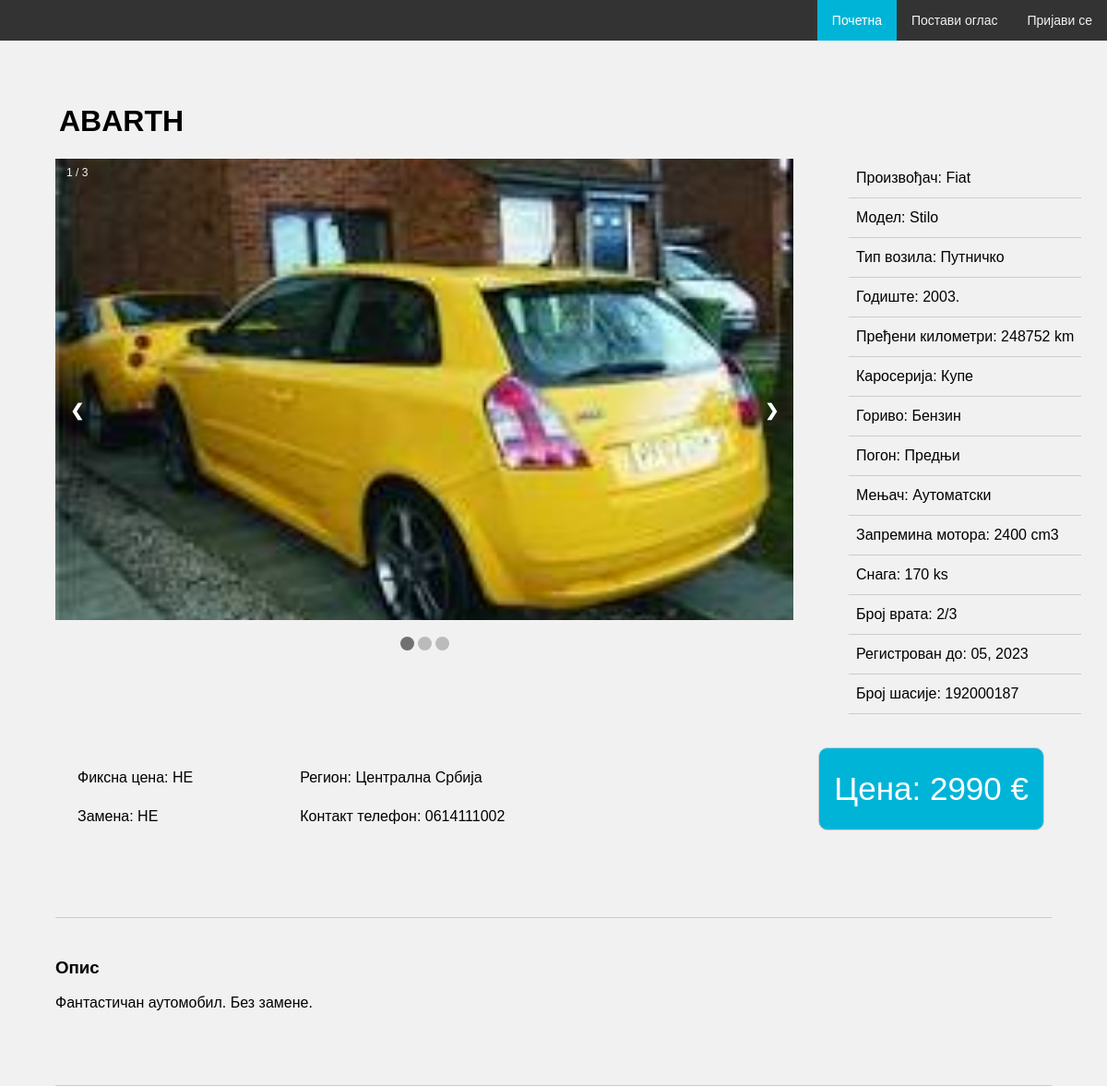
The page /oglas.php?broj=312236159 on the database its author committed.
### tables this page shows
CREATE TABLE IF NOT EXISTS `oglas` (
  `broj_oglasa` int(11) NOT NULL,
  `naslov` varchar(255) DEFAULT NULL,
  `id_korisnika` int(11) NOT NULL,
  `vin_automobila` int(11) NOT NULL,
  `cena` double NOT NULL,
  `cena_fix` tinyint(1) DEFAULT NULL,
  `zamena` tinyint(1) DEFAULT NULL,
  `status_oglasa` tinyint(1) NOT NULL,
  `slike` text DEFAULT NULL,
  `opis` text DEFAULT NULL,
  `datum` varchar(55) DEFAULT NULL,
  PRIMARY KEY (`broj_oglasa`),
  KEY `vin_automobila` (`vin_automobila`),
  KEY `id_korisnika` (`id_korisnika`)
);

CREATE TABLE IF NOT EXISTS `marka` (
  `id_marke` int(11) NOT NULL,
  `naziv` varchar(25) NOT NULL,
  PRIMARY KEY (`id_marke`)
);

CREATE TABLE IF NOT EXISTS `model` (
  `id_model` int(11) NOT NULL AUTO_INCREMENT,
  `id_marka` int(11) NOT NULL,
  `naziv` varchar(25) NOT NULL,
  PRIMARY KEY (`id_model`),
  KEY `id_marka` (`id_marka`)
);

CREATE TABLE IF NOT EXISTS `tip_vozila` (
  `id_tipa_vozila` int(11) NOT NULL,
  `naziv` varchar(35) NOT NULL,
  PRIMARY KEY (`id_tipa_vozila`)
);

CREATE TABLE IF NOT EXISTS `automobil` (
  `VIN` int(11) NOT NULL,
  `id_marke` int(11) NOT NULL,
  `id_modela` int(11) NOT NULL,
  `id_tip_vozila` int(11) NOT NULL,
  `godina_proizvodnje` year(4) NOT NULL,
  `kilometraza` int(11) NOT NULL,
  `id_pogona` int(11) NOT NULL,
  `id_menjaca` int(11) NOT NULL,
  `id_karoserije` int(11) NOT NULL,
  `id_goriva` int(11) NOT NULL,
  `zapremina` int(11) NOT NULL,
  `snaga` varchar(30) NOT NULL,
  `id_broja_vrata` int(11) NOT NULL,
  `registrovan_do` varchar(35) DEFAULT NULL,
  PRIMARY KEY (`VIN`),
  KEY `id_marke` (`id_marke`),
  KEY `id_modela` (`id_modela`),
  KEY `id_tip_vozila` (`id_tip_vozila`),
  KEY `id_pogona` (`id_pogona`),
  KEY `id_menjaca` (`id_menjaca`),
  KEY `id_karoserije` (`id_karoserije`),
  KEY `id_goriva` (`id_goriva`),
  KEY `id_broja_vrata` (`id_broja_vrata`)
);

CREATE TABLE IF NOT EXISTS `karoserija` (
  `id_karoserije` int(11) NOT NULL,
  `naziv` varchar(25) NOT NULL,
  PRIMARY KEY (`id_karoserije`)
);

CREATE TABLE IF NOT EXISTS `gorivo` (
  `id_goriva` int(11) NOT NULL,
  `naziv` varchar(25) NOT NULL,
  PRIMARY KEY (`id_goriva`)
);

CREATE TABLE IF NOT EXISTS `pogon` (
  `id_pogona` int(11) NOT NULL,
  `naziv` varchar(25) NOT NULL,
  PRIMARY KEY (`id_pogona`)
);

CREATE TABLE IF NOT EXISTS `menjac` (
  `id_menjaca` int(11) NOT NULL,
  `naziv` varchar(25) NOT NULL,
  PRIMARY KEY (`id_menjaca`)
);

CREATE TABLE IF NOT EXISTS `broj_vrata` (
  `id_broja_vrata` int(11) NOT NULL,
  `broj` varchar(15) NOT NULL,
  PRIMARY KEY (`id_broja_vrata`)
);

CREATE TABLE IF NOT EXISTS `korisnik` (
  `id_korisnika` int(11) NOT NULL AUTO_INCREMENT,
  `ime` varchar(15) NOT NULL,
  `prezime` varchar(25) NOT NULL,
  `id_tipa_korisnika` int(11) NOT NULL,
  `email` varchar(300) NOT NULL,
  `username` varchar(25) NOT NULL,
  `sifra` varchar(25) NOT NULL,
  `kontaktTelefon` varchar(20) NOT NULL,
  `region` varchar(20) NOT NULL,
  PRIMARY KEY (`id_korisnika`),
  KEY `id_tipa_korisnika` (`id_tipa_korisnika`)
);

### oglas.php (the view, shortened to what this page needs)
<?php
if(isset($_GET["broj"])){
    $broj_oglasa=$_GET["broj"];
}
$conn = OpenCon();
$conn->query("SET NAMES 'utf8'");
$sql = "SELECT * FROM ((oglas join automobil on oglas.vin_automobila = automobil.VIN) join korisnik on korisnik.id_korisnika = oglas.id_korisnika) where oglas.broj_oglasa = $broj_oglasa";
$result = $conn->query($sql);
if ($result->num_rows > 0) {
    while($red = $result->fetch_assoc()) {
    $naslov          = $red['naslov'];
    $marka           = $red['id_marke'];
    $sql = "SELECT naziv FROM marka WHERE id_marke = $marka"; $miniresult = $conn->query($sql); $minired = $miniresult->fetch_assoc();
    $marka = $minired["naziv"];
    $model           = $red['id_modela'];
    $sql = "SELECT naziv FROM model WHERE id_model = $model"; $miniresult = $conn->query($sql); $minired = $miniresult->fetch_assoc();
    $model = $minired["naziv"];
    $godiste         = $red['godina_proizvodnje'];
    $karoserija      = $red['id_karoserije'];
    $sql = "SELECT naziv FROM karoserija WHERE id_karoserije = $karoserija"; $miniresult = $conn->query($sql); $minired = $miniresult->fetch_assoc();
    $karoserija = $minired["naziv"];
    $tip             = $red['id_tip_vozila'];
    $sql = "SELECT naziv FROM tip_vozila WHERE id_tipa_vozila = $tip"; $miniresult = $conn->query($sql); $minired = $miniresult->fetch_assoc();
    $tip = $minired["naziv"];
    $gorivo          = $red['id_goriva'];
    $sql = "SELECT naziv FROM gorivo WHERE id_goriva = $gorivo"; $miniresult = $conn->query($sql); $minired = $miniresult->fetch_assoc();
    $gorivo = $minired["naziv"];
    $kubikaza        = $red['zapremina'];
    $snaga           = $red['snaga'];
    $km              = $red['kilometraza'];
    $registrovan     = $red['registrovan_do'];
    $vrata           = $red['id_broja_vrata'];
    $sql = "SELECT broj FROM broj_vrata WHERE id_broja_vrata = $vrata"; $miniresult = $conn->query($sql); $minired = $miniresult->fetch_assoc();
    $vrata = $minired["broj"];
    $menjac          = $red['id_menjaca'];
    $sql = "SELECT naziv FROM menjac WHERE id_menjaca = $menjac"; $miniresult = $conn->query($sql); $minired = $miniresult->fetch_assoc();
    $menjac = $minired["naziv"];
    $pogon           = $red['id_pogona'];
    $sql = "SELECT naziv FROM pogon WHERE id_pogona = $pogon"; $miniresult = $conn->query($sql); $minired = $miniresult->fetch_assoc();
    $pogon = $minired["naziv"];
    $cena            = $red['cena'];
    $zamena          = $red['zamena'];
    $fiks            = $red['cena_fix'];
    $sasija          = $red['VIN'];
    $kontakt         = $red['kontaktTelefon'];
    $region          = $red['region'];
    $opis          = $red['opis'];
    $slike           = explode(";",$red['slike']);
    }
}
?>
<!DOCTYPE html>
<html>
<head>
<link rel="stylesheet" href="style/style.css">
<link rel="stylesheet" href="style/oglas.css">
</head>
<body>
<div class="topnav">
            <?php if($_SESSION['potvrdjenpristup'] == true)
            {
               echo'<a href="login.php?o=1">Одјави се</a>';
               if($_SESSION['id_tipa_korisnika']==1){
                echo'<a href="odobravanjeOglasa.php">Одобри огласе</a>';
                echo'<a href="kontrolnatabla.php">Контролна табла</a>';
               }
            }else{
                echo'<a href="login.php">Пријави се</a>';
            }
            ?>
            <a href="unosOglasa.php">Постави оглас</a>
            <a class="active" href="index.php">Почетна</a>
        </div>
<div class="center">
    <h1 class="naslov"><?php echo $naslov ?></h1>
    <div class="slideshow-container">
        <?php
            $broj = intval(count($slike)-1);
            for($i=0; $i<$broj; $i++){
                echo
                '<div class="mySlides fade">'.
                '<div class="numbertext">'.($i+1).' / '.$broj.'</div>'.
                '<img src="'.$slike[$i].'" style="width:800px; height:500px; object-fit: cover;">'.
                '</div>';
            }
        ?>
        <a class="prev" onclick="plusSlides(-1)">❮</a>
        <a class="next" onclick="plusSlides(1)">❯</a>
        <br>
        <?php
            $broj = intval(count($slike));
            echo '<div style="text-align:center">';
            for($i=1; $i<$broj; $i++){
                echo '<span class="dot" onclick="currentSlide('.$i.')"></span>';
            }
            echo '</div>';
        ?>
    </div>
    <div class="secondRow">
    <div>Произвођач:   <?php echo $marka ?></div>
    <div>Модел:   <?php echo $model ?></div>
    <div>Тип возила:   <?php echo $tip ?></div>
    <div>Годиште:   <?php echo $godiste.'.' ?></div>
    <div>Пређени километри:   <?php echo $km.' km' ?></div>
    <div>Каросерија:   <?php echo $karoserija ?></div>
    <div>Гориво:   <?php echo $gorivo ?></div>
    <div>Погон:   <?php echo $pogon ?></div>
    <div>Мењач:   <?php echo $menjac ?></div>
    <div>Запремина мотора:   <?php echo $kubikaza.' cm3' ?></div>
    <div>Снага:   <?php echo $snaga.' ks' ?></div>
    <div>Број врата:   <?php echo $vrata ?></div>
    <div>Регистрован до:   <?php echo $registrovan ?></div>
    <div>Број шасије:   <?php echo $sasija ?></div>
    </div>
</div>
<div class="opis">
    <div>
        <div class="cena">
            <div style="float:right;">Цена: <?php echo $cena ?> €</div>
        </div>
        <div style="float:left; margin-right: 100px;">
            <div>Фиксна цена:<?php if($fiks == 1 ){echo " ДА";} else{echo " НЕ";} ?></div>
            <div>Замена:<?php if($zamena == 1 ){echo " ДА";} else{echo " НЕ";} ?></div>
        </div>
        <div>
            <div>Регион:  <?php echo $region ?></div>
            <div>Контакт телефон:  <?php echo $kontakt ?></div>
        </div>
    </div>
</div>
<div class="opis">
<h3>Опис</h3>
<p><?php echo $opis ?></p>
</div>
</body>
</html>

### style/style.css (style rules this page uses)
body { background-color: #f1f1f1; margin: 0; font-family: Arial, Helvetica, sans-serif; }
.topnav { overflow: hidden; background-color: #333; }
.topnav a { float: right; color: #f2f2f2; text-align: center; padding: 14px 16px; text-decoration: none; font-size: 14px; }
.topnav a.active { background-color: #00b4d8; color: white; }
.naslov { padding-top: 3rem; padding-left: 4rem; }

### style/oglas.css (style rules this page uses)
* { box-sizing: border-box }
body { font-family: Verdana, sans-serif; margin:0 }
.mySlides { display: none }
img { vertical-align: middle; }
.slideshow-container { float:left; max-width: 900px; position: relative; margin: auto; margin-left: 5%; margin-right: 5%; }
.prev, .next { cursor: pointer; position: absolute; top: 50%; width: auto; padding: 16px; margin-top: -22px; color: white; font-weight: bold; font-size: 18px; transition: 0.6s ease; border-radius: 0 3px 3px 0; user-select: none; }
.next { right: 0; border-radius: 3px 0 0 3px; }
.numbertext { color: #f2f2f2; font-size: 12px; padding: 8px 12px; position: absolute; top: 0; }
.dot { cursor: pointer; height: 15px; width: 15px; margin: 0 2px; background-color: #bbb; border-radius: 50%; display: inline-block; transition: background-color 0.6s ease; }
.active, .dot:hover { background-color: #717171; }
.fade { animation-name: fade; animation-duration: 1.5s; }
.center { overflow: hidden; }
.secondRow { float:left; margin: auto; }
.secondRow div { padding: 12px 8px; margin: 0 0; border-bottom: 1px solid #ccc; }
.opis { margin-left: 5%; margin-right: 5%; padding-top: 2%; padding-bottom: 4rem; border-bottom: 1px solid #ccc; }
.opis div { padding: 12px 8px; margin: 0 0; }
.cena { background-color: #00b4d8; color: white; padding: 12px 20px; margin: 8px 0; border: 1px solid #ccc; border-radius: 10px; box-sizing: border-box; font-size: 35px; float:right; }

### rows shown on the page
oglas: naslov "ABARTH", slike "3", vin_automobila.godina_proizvodnje "2003", vin_automobila.kilometraza "248752", vin_automobila.zapremina "2400", vin_automobila.snaga "170", vin_automobila.registrovan_do "05, 2023", vin_automobila.VIN "192000187", cena "2990", id_korisnika.region "Централна Србија", id_korisnika.kontaktTelefon "0614111002", opis "Фантастичан аутомобил. Без замене."
marka: naziv "Fiat"
model: naziv "Stilo"
tip_vozila: naziv "Путничко"
karoserija: naziv "Купе"
gorivo: naziv "Бензин"
pogon: naziv "Предњи"
menjac: naziv "Аутоматски"
broj_vrata: broj "2/3"
